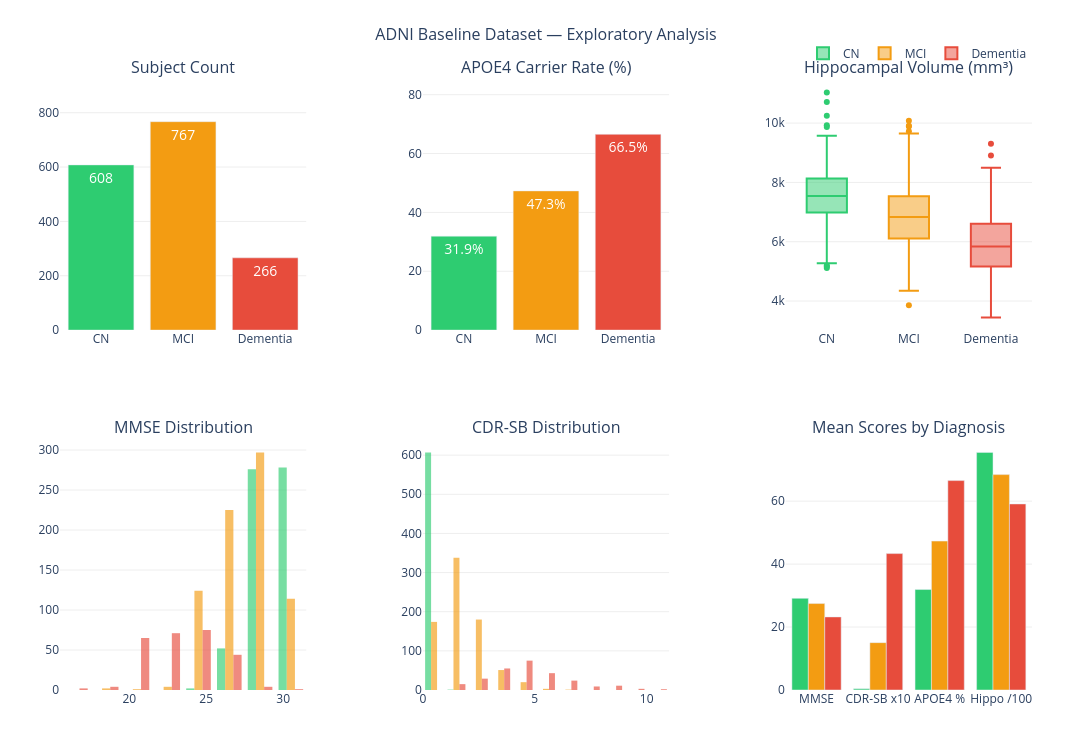

The code cell stored with this chart in its notebook:
### Code cell
import plotly.graph_objects as go
from plotly.subplots import make_subplots

dx_order = ['CN', 'MCI', 'Dementia']
colors   = ['#2ecc71', '#f39c12', '#e74c3c']

dx_counts = master['DX_bl'].value_counts().reindex(dx_order)
apoe_dx   = master.groupby('DX_bl')['APOE4'].mean().reindex(dx_order)*100

fig = make_subplots(
    rows=2, cols=3,
    subplot_titles=[
        'Subject Count', 'APOE4 Carrier Rate (%)',
        'Hippocampal Volume (mm³)', 'MMSE Distribution',
        'CDR-SB Distribution', 'Mean Scores by Diagnosis'
    ],
    vertical_spacing=0.18,
    horizontal_spacing=0.12
)

# 1. Subject counts — extend y range so labels fit
fig.add_trace(go.Bar(
    x=dx_order, y=dx_counts.values,
    marker_color=colors, showlegend=False,
    text=dx_counts.values, textposition='inside',  # inside = never cut off
    textfont=dict(size=14, color='white')
), row=1, col=1)
fig.update_yaxes(range=[0, dx_counts.max()*1.2], row=1, col=1)

# 2. APOE4 rate — same fix
fig.add_trace(go.Bar(
    x=dx_order, y=apoe_dx.values,
    marker_color=colors, showlegend=False,
    text=[f'{v:.1f}%' for v in apoe_dx.values],
    textposition='inside',
    textfont=dict(size=14, color='white')
), row=1, col=2)
fig.update_yaxes(range=[0, 85], row=1, col=2)

# 3. Hippocampal volume box
for dx, color in zip(dx_order, colors):
    vals = master[master['DX_bl']==dx]['HIPPO_TOTAL'].dropna().values
    fig.add_trace(go.Box(
        y=vals, name=dx, marker_color=color, showlegend=True
    ), row=1, col=3)

# 4. MMSE histogram
for dx, color in zip(dx_order, colors):
    vals = master[master['DX_bl']==dx]['MMSCORE'].dropna().values
    fig.add_trace(go.Histogram(
        x=vals, name=dx, marker_color=color,
        opacity=0.65, showlegend=False, nbinsx=12
    ), row=2, col=1)

# 5. CDR-SB histogram
for dx, color in zip(dx_order, colors):
    vals = master[master['DX_bl']==dx]['CDRSB'].dropna().values
    fig.add_trace(go.Histogram(
        x=vals, name=dx, marker_color=color,
        opacity=0.65, showlegend=False, nbinsx=12
    ), row=2, col=2)

# 6. Mean scores grouped bar
metrics = ['MMSE', 'CDR-SB x10', 'APOE4 %', 'Hippo /100']
for dx, color in zip(dx_order, colors):
    sub = master[master['DX_bl']==dx]
    vals = [
        sub['MMSCORE'].mean(),
        sub['CDRSB'].mean() * 10,
        sub['APOE4'].mean() * 100,
        sub['HIPPO_TOTAL'].mean() / 100
    ]
    fig.add_trace(go.Bar(
        name=dx, x=metrics, y=vals,
        marker_color=color, showlegend=False
    ), row=2, col=3)

fig.update_layout(
    height=750, width=1200,
    title_text='ADNI Baseline Dataset — Exploratory Analysis',
    title_font_size=16,
    title_x=0.5,
    barmode='group',
    paper_bgcolor='white',
    plot_bgcolor='white',
    margin=dict(t=80, b=60, l=60, r=60),
    legend=dict(
        orientation='h',
        yanchor='bottom', y=1.02,
        xanchor='right', x=1
    )
)

# Clean grid styling
fig.update_xaxes(showgrid=False)
fig.update_yaxes(showgrid=True, gridcolor='#eeeeee')

fig.write_html('01_baseline_overview.html')
print("✅ Saved: 01_baseline_overview.html")
fig.show()

### Figure 1 — Plotly figure (JSON) as saved in the notebook; plotly's stock layout.template omitted (floating-point values rounded to 4 significant figures; data arrays with more than 128 entries replaced by an {"elided": "..."} marker saying what was removed)
{"data": [{"marker": {"color": ["#2ecc71", "#f39c12", "#e74c3c"]}, "showlegend": false, "text": [608, 767, 266], "textfont": {"color": "white", "size": 14}, "textposition": "inside", "type": "bar", "x": ["CN", "MCI", "Dementia"], "xaxis": "x", "y": [608, 767, 266], "yaxis": "y"}, {"marker": {"color": ["#2ecc71", "#f39c12", "#e74c3c"]}, "showlegend": false, "text": ["31.9%", "47.3%", "66.5%"], "textfont": {"color": "white", "size": 14}, "textposition": "inside", "type": "bar", "x": ["CN", "MCI", "Dementia"], "xaxis": "x2", "y": [31.93, 47.31, 66.54], "yaxis": "y2"}, {"marker": {"color": "#2ecc71"}, "name": "CN", "showlegend": true, "type": "box", "xaxis": "x3", "y": {"elided": "584 float values"}, "yaxis": "y3"}, {"marker": {"color": "#f39c12"}, "name": "MCI", "showlegend": true, "type": "box", "xaxis": "x3", "y": {"elided": "628 float values"}, "yaxis": "y3"}, {"marker": {"color": "#e74c3c"}, "name": "Dementia", "showlegend": true, "type": "box", "xaxis": "x3", "y": {"elided": "259 float values"}, "yaxis": "y3"}, {"marker": {"color": "#2ecc71"}, "name": "CN", "nbinsx": 12, "opacity": 0.65, "showlegend": false, "type": "histogram", "x": {"elided": "608 int values"}, "xaxis": "x4", "yaxis": "y4"}, {"marker": {"color": "#f39c12"}, "name": "MCI", "nbinsx": 12, "opacity": 0.65, "showlegend": false, "type": "histogram", "x": {"elided": "767 int values"}, "xaxis": "x4", "yaxis": "y4"}, {"marker": {"color": "#e74c3c"}, "name": "Dementia", "nbinsx": 12, "opacity": 0.65, "showlegend": false, "type": "histogram", "x": {"elided": "266 int values"}, "xaxis": "x4", "yaxis": "y4"}, {"marker": {"color": "#2ecc71"}, "name": "CN", "nbinsx": 12, "opacity": 0.65, "showlegend": false, "type": "histogram", "x": {"elided": "608 float values"}, "xaxis": "x5", "yaxis": "y5"}, {"marker": {"color": "#f39c12"}, "name": "MCI", "nbinsx": 12, "opacity": 0.65, "showlegend": false, "type": "histogram", "x": {"elided": "767 float values"}, "xaxis": "x5", "yaxis": "y5"}, {"marker": {"color": "#e74c3c"}, "name": "Dementia", "nbinsx": 12, "opacity": 0.65, "showlegend": false, "type": "histogram", "x": {"elided": "266 float values"}, "xaxis": "x5", "yaxis": "y5"}, {"marker": {"color": "#2ecc71"}, "name": "CN", "showlegend": false, "type": "bar", "x": ["MMSE", "CDR-SB x10", "APOE4 %", "Hippo /100"], "xaxis": "x6", "y": [29.12, 0.3618, 31.93, 75.49], "yaxis": "y6"}, {"marker": {"color": "#f39c12"}, "name": "MCI", "showlegend": false, "type": "bar", "x": ["MMSE", "CDR-SB x10", "APOE4 %", "Hippo /100"], "xaxis": "x6", "y": [27.47, 15.05, 47.31, 68.44], "yaxis": "y6"}, {"marker": {"color": "#e74c3c"}, "name": "Dementia", "showlegend": false, "type": "bar", "x": ["MMSE", "CDR-SB x10", "APOE4 %", "Hippo /100"], "xaxis": "x6", "y": [23.22, 43.35, 66.54, 59.12], "yaxis": "y6"}], "layout": {"annotations": [{"font": {"size": 16}, "showarrow": false, "text": "Subject Count", "x": 0.1267, "xanchor": "center", "xref": "paper", "y": 1, "yanchor": "bottom", "yref": "paper"}, {"font": {"size": 16}, "showarrow": false, "text": "APOE4 Carrier Rate (%)", "x": 0.5, "xanchor": "center", "xref": "paper", "y": 1, "yanchor": "bottom", "yref": "paper"}, {"font": {"size": 16}, "showarrow": false, "text": "Hippocampal Volume (mm³)", "x": 0.8733, "xanchor": "center", "xref": "paper", "y": 1, "yanchor": "bottom", "yref": "paper"}, {"font": {"size": 16}, "showarrow": false, "text": "MMSE Distribution", "x": 0.1267, "xanchor": "center", "xref": "paper", "y": 0.41, "yanchor": "bottom", "yref": "paper"}, {"font": {"size": 16}, "showarrow": false, "text": "CDR-SB Distribution", "x": 0.5, "xanchor": "center", "xref": "paper", "y": 0.41, "yanchor": "bottom", "yref": "paper"}, {"font": {"size": 16}, "showarrow": false, "text": "Mean Scores by Diagnosis", "x": 0.8733, "xanchor": "center", "xref": "paper", "y": 0.41, "yanchor": "bottom", "yref": "paper"}], "barmode": "group", "height": 750, "legend": {"orientation": "h", "x": 1, "xanchor": "right", "y": 1.02, "yanchor": "bottom"}, "margin": {"b": 60, "l": 60, "r": 60, "t": 80}, "paper_bgcolor": "white", "plot_bgcolor": "white", "title": {"font": {"size": 16}, "text": "ADNI Baseline Dataset — Exploratory Analysis", "x": 0.5}, "width": 1200, "xaxis": {"anchor": "y", "domain": [0, 0.2533], "showgrid": false}, "xaxis2": {"anchor": "y2", "domain": [0.3733, 0.6267], "showgrid": false}, "xaxis3": {"anchor": "y3", "domain": [0.7467, 1], "showgrid": false}, "xaxis4": {"anchor": "y4", "domain": [0, 0.2533], "showgrid": false}, "xaxis5": {"anchor": "y5", "domain": [0.3733, 0.6267], "showgrid": false}, "xaxis6": {"anchor": "y6", "domain": [0.7467, 1], "showgrid": false}, "yaxis": {"anchor": "x", "domain": [0.59, 1], "gridcolor": "#eeeeee", "range": [0, 920.4], "showgrid": true}, "yaxis2": {"anchor": "x2", "domain": [0.59, 1], "gridcolor": "#eeeeee", "range": [0, 85], "showgrid": true}, "yaxis3": {"anchor": "x3", "domain": [0.59, 1], "gridcolor": "#eeeeee", "showgrid": true}, "yaxis4": {"anchor": "x4", "domain": [0, 0.41], "gridcolor": "#eeeeee", "showgrid": true}, "yaxis5": {"anchor": "x5", "domain": [0, 0.41], "gridcolor": "#eeeeee", "showgrid": true}, "yaxis6": {"anchor": "x6", "domain": [0, 0.41], "gridcolor": "#eeeeee", "showgrid": true}}}
